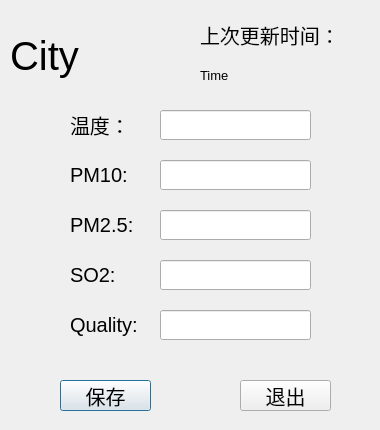
<?xml version="1.0" encoding="UTF-8"?>
<ui version="4.0">
 <class>ChgValue</class>
 <widget class="QDialog" name="ChgValue">
  <property name="geometry">
   <rect>
    <x>0</x>
    <y>0</y>
    <width>380</width>
    <height>430</height>
   </rect>
  </property>
  <property name="windowTitle">
   <string>Dialog</string>
  </property>
  <widget class="QLabel" name="city">
   <property name="geometry">
    <rect>
     <x>10</x>
     <y>20</y>
     <width>181</width>
     <height>71</height>
    </rect>
   </property>
   <property name="font">
    <font>
     <family>Microsoft YaHei UI</family>
     <pointsize>30</pointsize>
    </font>
   </property>
   <property name="text">
    <string>City</string>
   </property>
  </widget>
  <widget class="QLabel" name="label">
   <property name="geometry">
    <rect>
     <x>70</x>
     <y>110</y>
     <width>71</width>
     <height>30</height>
    </rect>
   </property>
   <property name="font">
    <font>
     <family>Microsoft YaHei UI</family>
     <pointsize>15</pointsize>
    </font>
   </property>
   <property name="text">
    <string>温度：</string>
   </property>
  </widget>
  <widget class="QLabel" name="label_2">
   <property name="geometry">
    <rect>
     <x>70</x>
     <y>160</y>
     <width>71</width>
     <height>30</height>
    </rect>
   </property>
   <property name="font">
    <font>
     <family>Microsoft YaHei UI</family>
     <pointsize>15</pointsize>
    </font>
   </property>
   <property name="text">
    <string>PM10:</string>
   </property>
  </widget>
  <widget class="QLabel" name="label_3">
   <property name="geometry">
    <rect>
     <x>70</x>
     <y>210</y>
     <width>71</width>
     <height>30</height>
    </rect>
   </property>
   <property name="font">
    <font>
     <family>Microsoft YaHei UI</family>
     <pointsize>15</pointsize>
    </font>
   </property>
   <property name="text">
    <string>PM2.5:</string>
   </property>
  </widget>
  <widget class="QLabel" name="label_4">
   <property name="geometry">
    <rect>
     <x>70</x>
     <y>260</y>
     <width>71</width>
     <height>30</height>
    </rect>
   </property>
   <property name="font">
    <font>
     <family>Microsoft YaHei UI</family>
     <pointsize>15</pointsize>
    </font>
   </property>
   <property name="text">
    <string>SO2:</string>
   </property>
  </widget>
  <widget class="QLabel" name="label_5">
   <property name="geometry">
    <rect>
     <x>70</x>
     <y>310</y>
     <width>71</width>
     <height>30</height>
    </rect>
   </property>
   <property name="font">
    <font>
     <family>Microsoft YaHei UI</family>
     <pointsize>15</pointsize>
    </font>
   </property>
   <property name="text">
    <string>Quality:</string>
   </property>
  </widget>
  <widget class="QLineEdit" name="temp">
   <property name="geometry">
    <rect>
     <x>160</x>
     <y>110</y>
     <width>151</width>
     <height>30</height>
    </rect>
   </property>
   <property name="font">
    <font>
     <family>Microsoft YaHei UI</family>
     <pointsize>15</pointsize>
    </font>
   </property>
   <property name="text">
    <string/>
   </property>
  </widget>
  <widget class="QLineEdit" name="pm10">
   <property name="geometry">
    <rect>
     <x>160</x>
     <y>160</y>
     <width>151</width>
     <height>30</height>
    </rect>
   </property>
   <property name="font">
    <font>
     <family>Microsoft YaHei UI</family>
     <pointsize>15</pointsize>
    </font>
   </property>
   <property name="text">
    <string/>
   </property>
  </widget>
  <widget class="QLineEdit" name="pm25">
   <property name="geometry">
    <rect>
     <x>160</x>
     <y>210</y>
     <width>151</width>
     <height>30</height>
    </rect>
   </property>
   <property name="font">
    <font>
     <family>Microsoft YaHei UI</family>
     <pointsize>15</pointsize>
    </font>
   </property>
   <property name="text">
    <string/>
   </property>
  </widget>
  <widget class="QLineEdit" name="so2">
   <property name="geometry">
    <rect>
     <x>160</x>
     <y>260</y>
     <width>151</width>
     <height>30</height>
    </rect>
   </property>
   <property name="font">
    <font>
     <family>Microsoft YaHei UI</family>
     <pointsize>15</pointsize>
    </font>
   </property>
   <property name="text">
    <string/>
   </property>
  </widget>
  <widget class="QLineEdit" name="quality">
   <property name="geometry">
    <rect>
     <x>160</x>
     <y>310</y>
     <width>151</width>
     <height>30</height>
    </rect>
   </property>
   <property name="font">
    <font>
     <family>Microsoft YaHei UI</family>
     <pointsize>15</pointsize>
    </font>
   </property>
   <property name="text">
    <string/>
   </property>
  </widget>
  <widget class="QLabel" name="label_6">
   <property name="geometry">
    <rect>
     <x>200</x>
     <y>20</y>
     <width>131</width>
     <height>30</height>
    </rect>
   </property>
   <property name="font">
    <font>
     <family>Microsoft YaHei UI</family>
     <pointsize>15</pointsize>
    </font>
   </property>
   <property name="text">
    <string>上次更新时间：</string>
   </property>
  </widget>
  <widget class="QLabel" name="time">
   <property name="geometry">
    <rect>
     <x>200</x>
     <y>60</y>
     <width>181</width>
     <height>30</height>
    </rect>
   </property>
   <property name="font">
    <font>
     <family>Microsoft YaHei UI</family>
     <pointsize>10</pointsize>
    </font>
   </property>
   <property name="text">
    <string>Time</string>
   </property>
  </widget>
  <widget class="QPushButton" name="pushButton">
   <property name="geometry">
    <rect>
     <x>60</x>
     <y>380</y>
     <width>91</width>
     <height>31</height>
    </rect>
   </property>
   <property name="font">
    <font>
     <family>Microsoft YaHei UI</family>
     <pointsize>15</pointsize>
    </font>
   </property>
   <property name="text">
    <string>保存</string>
   </property>
  </widget>
  <widget class="QPushButton" name="pushButton_2">
   <property name="geometry">
    <rect>
     <x>240</x>
     <y>380</y>
     <width>91</width>
     <height>31</height>
    </rect>
   </property>
   <property name="font">
    <font>
     <family>Microsoft YaHei UI</family>
     <pointsize>15</pointsize>
    </font>
   </property>
   <property name="text">
    <string>退出</string>
   </property>
  </widget>
 </widget>
 <resources/>
 <connections/>
</ui>
